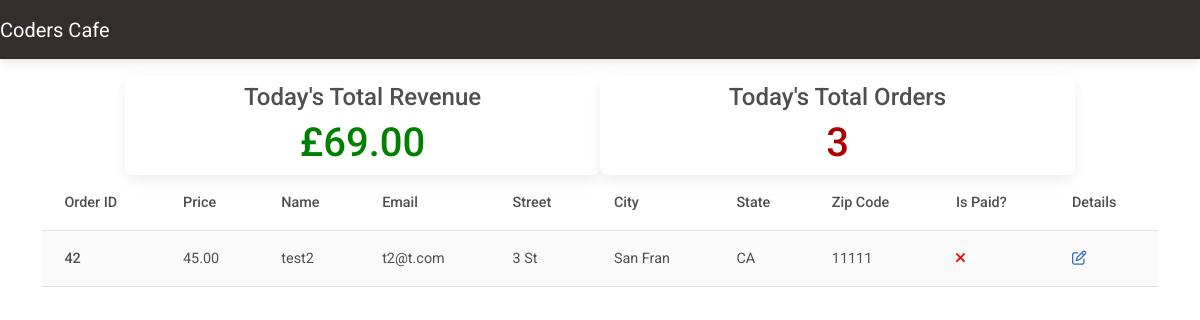
/cafe/dashboard/ (signed in), run on the app's committed database.
### customer/models.py (models this page shows, shortened)
class OrderModel(models.Model):
    created_on = models.DateTimeField(auto_now_add=True)
    price = models.DecimalField(max_digits=7, decimal_places=2)
    items = models.ManyToManyField('MenuItem', related_name='order', blank=True)
    name = models.CharField(max_length=50, blank=True)
    email = models.CharField(max_length=50, blank=True)
    street = models.CharField(max_length=50, blank=True)
    city = models.CharField(max_length=50, blank=True)
    state = models.CharField(max_length=15, blank=True)
    zip_code = models.IntegerField(blank=True, null=True)
    is_paid = models.BooleanField(default=False)
    is_shipped = models.BooleanField(default=False)

### cafe/views.py (the view)
# urls.py: path('dashboard/', Dashboard.as_view(), name='dashboard'),
class Dashboard(LoginRequiredMixin, UserPassesTestMixin, View):
    def get(self, request, *args, **kwargs):
        today = datetime.today()
        orders = OrderModel.objects.filter(created_on__year=today.year, created_on__month=today.month, created_on__day=today.day)
        unshipped_orders =[]
        total_revenue = 0
        for order in orders:
            total_revenue += order.price
            if not order.is_shipped:
                unshipped_orders.append(order)
        context = {
            'orders': unshipped_orders,
            'total_revenue': total_revenue,
            'total_orders': len(orders)
        }
        return render(request, 'cafe/dashboard.html', context)
    def test_func(self):
        return self.request.user.groups.filter(name='Staff').exists()

### cafe/templates/cafe/dashboard.html
{% extends 'cafe/base.html' %}
{% block content %}
<div class="container">
    <div class="row justify-content-center mt-3">
        <div class="card col-md-5 mr-3">
            <h4 class="text-center pt-2">Today's Total Revenue</h4>
            <h1 class="text-center" style="color: green">£{{ total_revenue }}</h1>
        </div>
        <div class="card col-md-5 mr-3">
            <h4 class="text-center pt-2">Today's Total Orders</h4>
            <h1 class="text-center" style="color: #ad0003">{{ total_orders }}</h1>
        </div>
    </div>
<div class="row justify-content-center">
    <div class=""col-md-12 mt-5>
        <table class="table table-hover table-striped">
            <thead>
                <tr>
                    <th scope="col">Order ID</th>
                    <th scope="col">Price</th>
                    <th scope="col">Name</th>
                    <th scope="col">Email</th>
                    <th scope="col">Street</th>
                    <th scope="col">City</th>
                    <th scope="col">State</th>
                    <th scope="col">Zip Code</th>
                    <th scope="col">Is Paid?</th>
                    <th scope="col">Details</th>
                </tr>
            </thead>
            <tbody>
                {% for order in orders %}
                <tr>
                    <th scope="row">{{ order.pk }}</th>
                    <td>{{ order.price }}</td>
                    <td>{{ order.name }}</td>
                    <td>{{ order.email }}</td>
                    <td>{{ order.street }}</td>
                    <td>{{ order.city }}</td>
                    <td>{{ order.state }}</td>
                    <td>{{ order.zip_code }}</td>
                    <td>
                        {% if order.is_paid %}
                        <i style="color: green;" class="fas fa-check"></i>
                        {% else %}
                        <i style="color: red;" class="fas fa-times"></i>
                        {% endif %}
                    </td>
                    <td><a href="{% url 'order-details' order.pk %}"><i class="far fa-edit"></i></a>
                    </td>
                </tr>
                {% endfor %}
            </tbody>
        </table>
    </div>
</div>
</div>
    {% endblock content %}

### data on the page
OrderModel: pk "42", price "45.00", name "test2", email "t2@t.com", street "3 St", city "San Fran", state "CA", zip_code "11111", is_paid False (drawn)

### other printed values
{{ total_revenue }} "69.00"
{{ total_orders }} "3"
